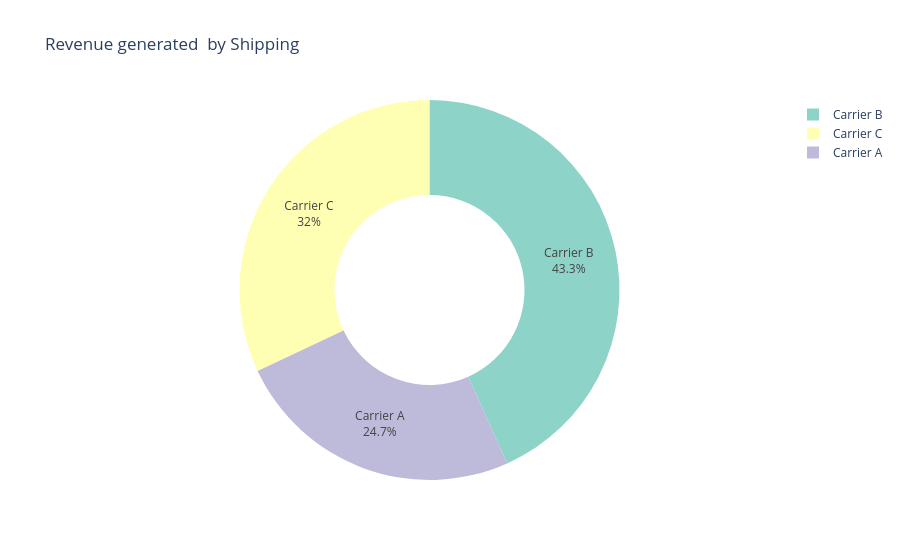

This figure's notebook cell:
### Code cell
pie_chart = px.pie(revenue ,values ='Revenue generated',
                  names ='Shipping carriers',
                  title = 'Revenue generated  by Shipping ',
                  hover_data = ['Revenue generated'],
                  hole = 0.5,
                  color_discrete_sequence = px.colors.qualitative.Set3)

pie_chart.update_traces(textposition='inside',textinfo = 'percent+label')
pie_chart.show()

### Figure 1 — Plotly figure (JSON) as saved in the notebook; plotly's stock layout.template omitted (floating-point values rounded to 4 significant figures)
{"data": [{"customdata": [[142600.0], [250100.0], [184900.0]], "domain": {"x": [0, 1], "y": [0, 1]}, "hole": 0.5, "hovertemplate": "Shipping carriers=%{label}<br>Revenue generated=%{customdata[0]}<extra></extra>", "labels": ["Carrier A", "Carrier B", "Carrier C"], "legendgroup": "", "name": "", "showlegend": true, "textinfo": "percent+label", "textposition": "inside", "type": "pie", "values": [142600.0, 250100.0, 184900.0]}], "layout": {"legend": {"tracegroupgap": 0}, "piecolorway": ["rgb(141,211,199)", "rgb(255,255,179)", "rgb(190,186,218)", "rgb(251,128,114)", "rgb(128,177,211)", "rgb(253,180,98)", "rgb(179,222,105)", "rgb(252,205,229)", "rgb(217,217,217)", "rgb(188,128,189)", "rgb(204,235,197)", "rgb(255,237,111)"], "title": {"text": "Revenue generated  by Shipping "}}}
